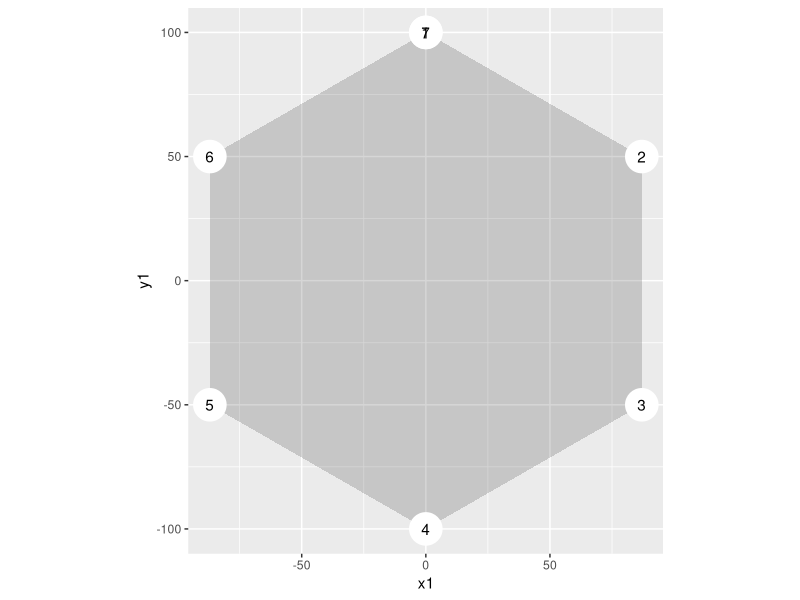
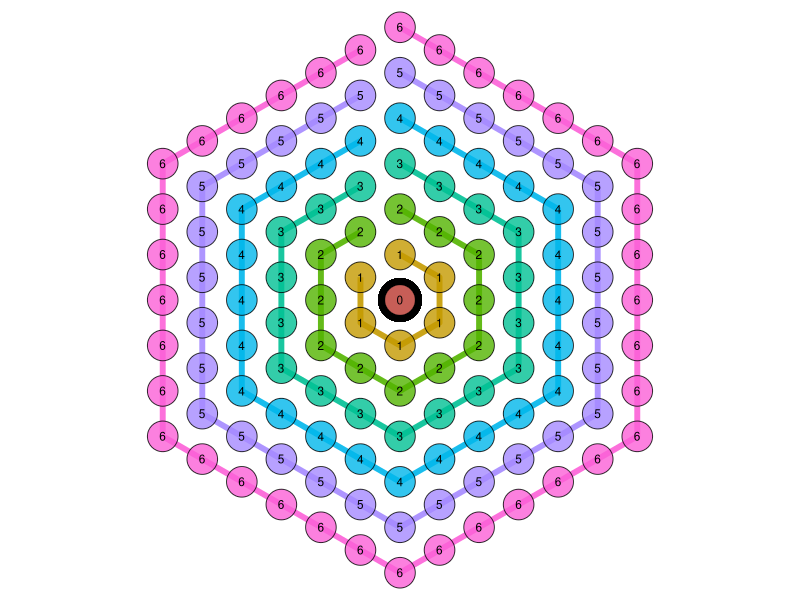
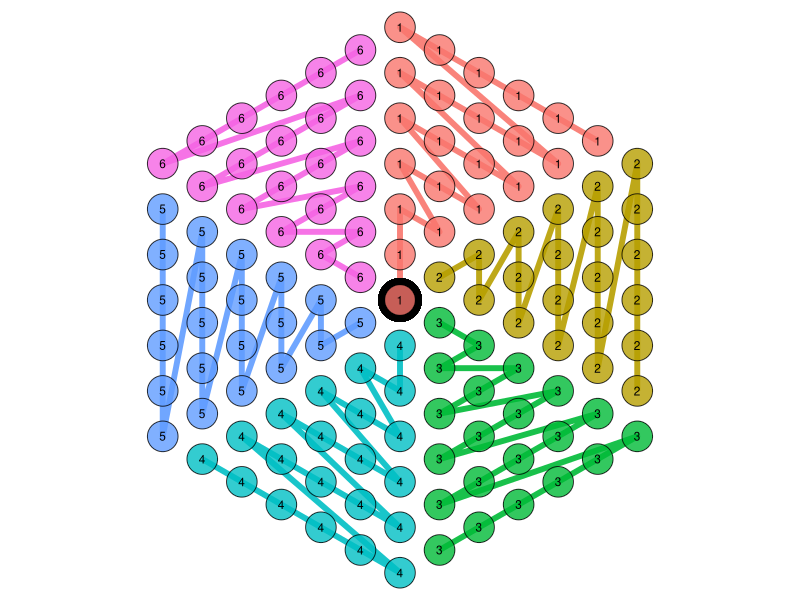
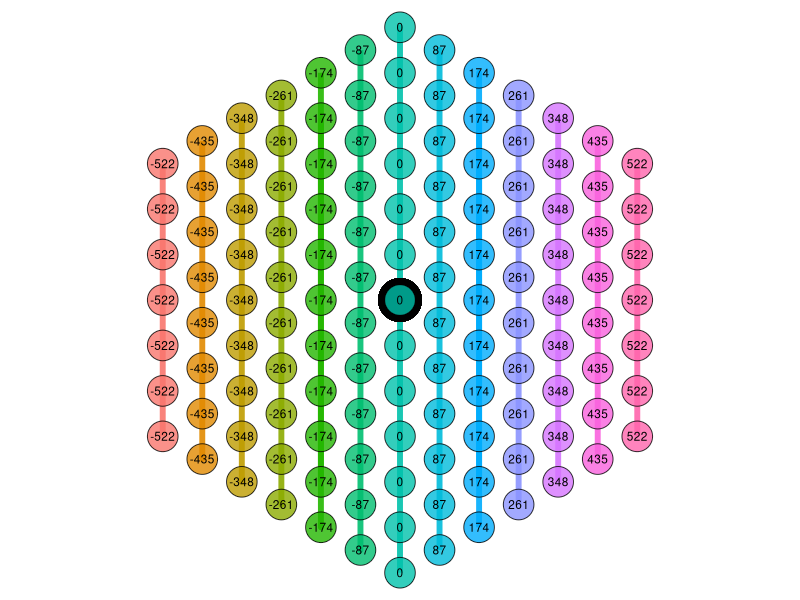
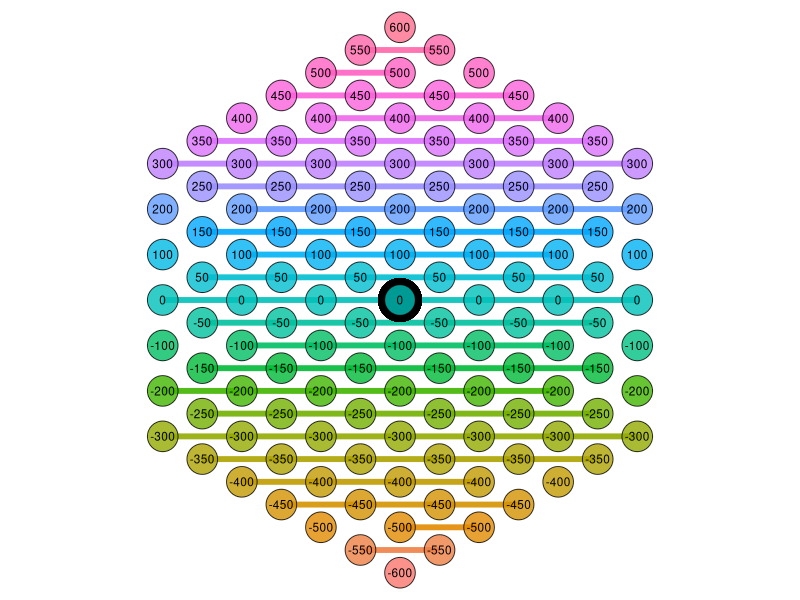
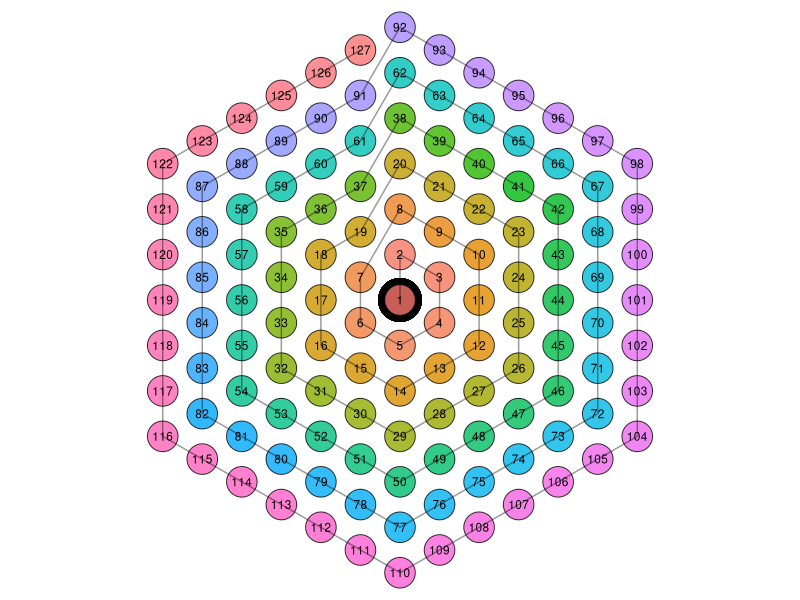

Write the R code that produced these figures, in order. (Note: this script raises an error after producing the figures.)
## ---- chunk 1
knitr::opts_chunk$set(echo = TRUE)
## ---- chunk 2
library(tidyverse)
options(scipen = 999)

points_start <-
  #create a base table
    tibble(circumf = seq(0, 2*pi, length.out = 7),
           x1 = sin(circumf)*100,
           y1 = cos(circumf)*100, 0) %>% 
  #find next point for each vertex   
    mutate(x2 = lead(x1, default = 0),
           y2 = lead(y1, default = 1),
           vertex = row_number()) %>%
  #round evrything  
    mutate_all(.funs = funs(round(., 0))) %>% 
    select(vertex, x1, y1, x2, y2) 
## ---- chunk 3
ggplot(points_start, aes(x1, y1, label = vertex)) +
  geom_polygon(alpha = .2) +
  geom_point(size = 10, color = "white", stroke = 1) +
  geom_text() +
  coord_fixed()
## ---- chunk 4
#base table for the for loop
  points_all <-
    tibble(layer = 0, 
           hex_ord = 1, 
           vertex = 1, 
           mids = 0,
           x = 0, 
           y = 0)

#for loop to generate expanded grid of points
  for(i in 1:6){
    points_loop <-
        #create table for each vertex and midpoints in-between
          expand.grid(vertex = 1:6,
                      mids = 0:(i-1),
                      KEEP.OUT.ATTRS = F) %>% 
          arrange(vertex) %>%
        #join in the coordinates
          left_join(points_start) %>%
        #add layer level, order per layer and final coordinates
          mutate(layer = i,
                 hex_ord = row_number(),
                 x = (x1 + mids/i * (x2 - x1))*i,
                 y = (y1 + mids/i * (y2 - y1)) * i) %>% 
          select(one_of(colnames(points_all)))
      
    #create master table
      points_all <-
        rbind(points_all, points_loop)
  }
## ---- chunk 5
points_spiral_base <-
    points_all %>% 
    arrange(layer, hex_ord) %>% 
    mutate(ord_spiral = row_number()) 

points_spiral_table <-
  points_spiral_base[1,] %>% 
  mutate(ord2 = 0,
         hex_ord2 = 0)

#generate spiral/star arangement
 for(i in 1:6){
    #i = 3
    points_base <-
      points_spiral_base %>% 
      filter(layer == i)
    
    points_base1 <-
      filter(points_base, hex_ord >= 2) %>% 
      rbind(filter(points_base, hex_ord < 2)) %>% 
      mutate(ord2 = row_number(),
             hex_ord2 = ord2 %% (i), 
             hex_ord2 = ifelse(hex_ord2 == 0, i, hex_ord2)) 
     
    points_spiral_table <-
      rbind(points_spiral_table, points_base1)
 }

## ---- chunk 6
#final dataset
points_final <-
  points_spiral_table %>%
  arrange(layer, hex_ord2, ord2) %>% 
  mutate(ord_star = row_number()) %>% 
  select(-hex_ord2, -ord2) %>% 
  arrange(x, y) %>% 
  mutate(by_x = row_number()) %>% 
  arrange(y, x) %>% 
  mutate(by_y = row_number()) %>% 
  arrange(vertex, ord_spiral) %>% 
  mutate(by_vertex = row_number())
## ---- chunk 7
plot_points <-
  function(get_var){
    points_final %>% 
    mutate_(var = get_var) %>% 
    arrange(var, ord_spiral) %>% 
    ggplot(aes(x, y, label = round(var, 0))) +
      geom_path(aes(group = var, color = factor(var)), 
                size = 2, alpha = .9) +
      geom_point(aes(0,0), size = 14) +
      geom_point(aes(fill = factor(var)), size = 10, 
                 alpha = .8, pch = 21) +
      geom_text(size = 3) +
      guides(color = F, fill = F) +
      coord_fixed() +
      theme_void()
}

plot_points("layer")
###plot_points("hex_ord")
plot_points("vertex")
###plot_points("mids")
plot_points("x")
plot_points("y")
plot_points("ord_spiral") + geom_path(group = 1, alpha = .4)
#plot_points("ord2")
plot_points("ord3") + geom_path(group = 1, alpha = .4)
plot_points("by_vertex") + geom_path(group = 1, alpha = .4)
plot_points("by_x") + geom_path(group = 1, alpha = .4)
plot_points("by_y") + geom_path(group = 1, alpha = .4)
# "layer" "hex_ord"   "vertex"  "mids"  "x" "y" "ord" 
# "ord2"  "hex_ord2"  "ord3"  

write_csv(points_final, "packed_bubbles.csv")
